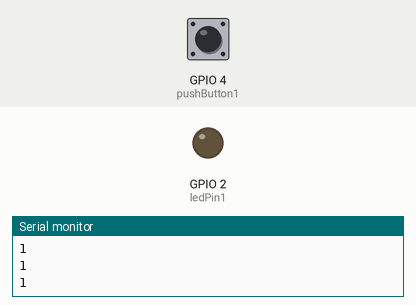
The sketch below on a simulated ESP32. Shown: output pins drawn as LEDs (lit = HIGH), the last lines printed to the serial monitor. The inputs (shaded band) are chosen by the test bench; at power-on: GPIO 4 (pushButton1) HIGH.

Above: at 1.2 s.
1.3 s: GPIO 4 (pushButton1) pulled LOW for 0.15 s
At 1.5 s:
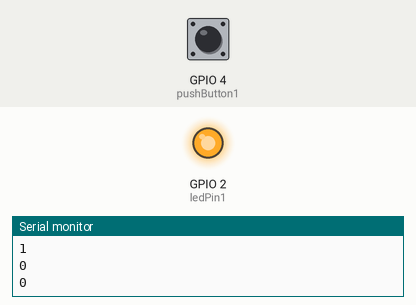
3.1 s: GPIO 4 (pushButton1) pulled LOW for 3.2 s
At 6.8 s:
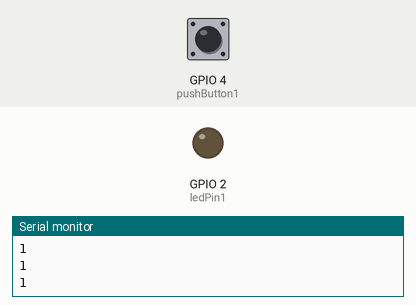
Timing chart, 0 to 8.3 s (numbered marks = the images above; inputs shaded):
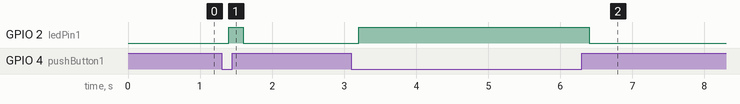

Measured:
- after the input at 1.3 s, GPIO 2 (ledPin1): LOW → HIGH after 0.10 s, → LOW 0.20 s later
- after the input at 3.1 s, GPIO 2 (ledPin1): LOW → HIGH after 0.10 s, → LOW 3.2 s later

The sketch:

class4_ledOutputButtonInputSerial.ino
```cpp
/*
Push Button 1 is attached with GPIO 4 and GND.
Input Pullup is activated that means Input pin is connected with HIGH internally.
When we press push button ESP32 will detect press as LOW
One Led is connected with GPIO 2 or If your ESP32 module contains Builtn in LED
*/

int pushButton1 = 4;
int ledPin1 = 2;
// the setup routine runs once when you press reset:
void setup() {
  // initialize serial communication at 9600 bits per second:
  Serial.begin(9600);
  // make the pushbutton's pin an input:
  pinMode(pushButton1, INPUT_PULLUP);
  pinMode(ledPin1, OUTPUT);

}
void loop() {
  // read the input pin:
  int buttonState1 = digitalRead(pushButton1);
  // print out the state of the button:
  Serial.println(buttonState1);
  delay(100);        // delay in between reads for stability
  if(buttonState1 == 0)
  {
    digitalWrite(ledPin1, HIGH);
  }
  else{
    digitalWrite(ledPin1, LOW);
  }

}
```
